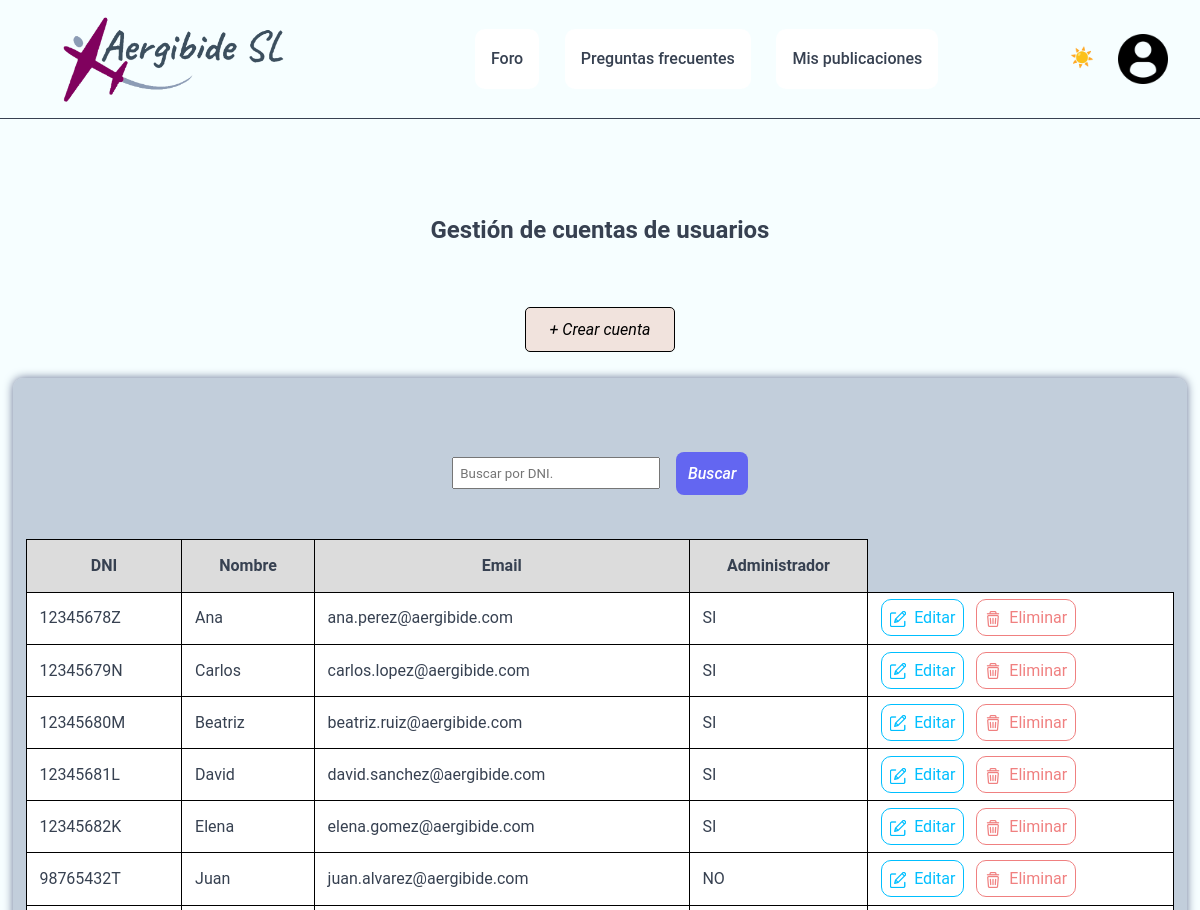
The page /Aplicacion/mvc_reto/index.php?controller=usuario&action=cuentas (signed in, upper part) on the database as committed earlier.
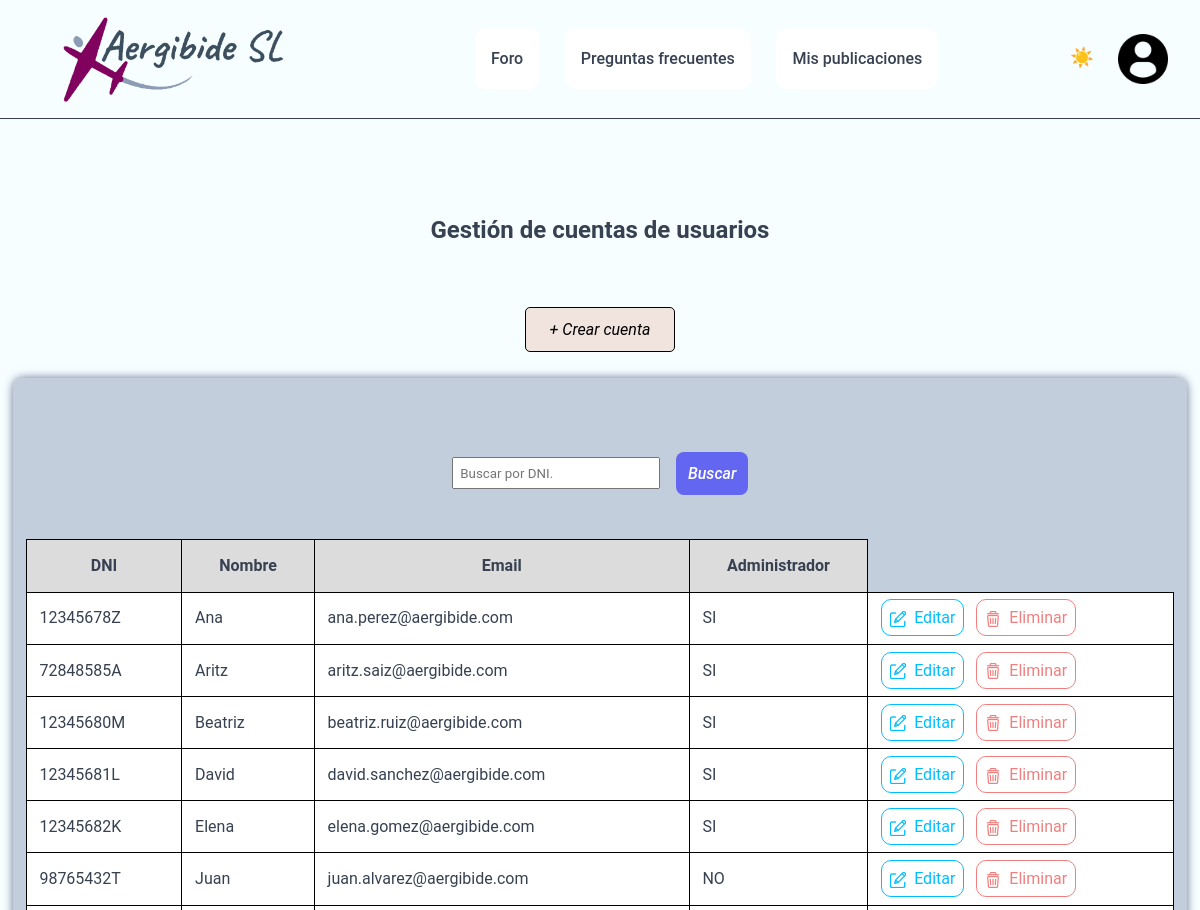
The same page on the database as committed later.
### tables this page shows
CREATE TABLE `usuarios` (
                            `id` int(11) NOT NULL,
                            `administrador` tinyint(1) NOT NULL,
                            `dni` varchar(9) NOT NULL,
                            `nombre` varchar(50) NOT NULL,
                            `apellido1` varchar(50) NOT NULL,
                            `apellido2` varchar(50) NOT NULL,
                            `email` varchar(50) NOT NULL,
                            `telefono` varchar(9) DEFAULT NULL,
                            `usuario` varchar(50) NOT NULL,
                            `contrasena` varchar(50) NOT NULL,
                            `imagen` varchar(255) DEFAULT NULL
);

### Aplicacion/mvc_reto/index.php (called while the page is built, shortened)
<?php
require_once "model/Db.php";
$controller = new $controllerName();
$dataToView["data"] = array();
if(method_exists($controller, $_GET["action"]))
    $dataToView["data"] = $controller -> {$_GET["action"]}();
require_once "view/".$_GET["controller"]."/".$controller->view.".html.php";
?>

### Aplicacion/mvc_reto/model/Db.php (called while the page is built, shortened)
<?php
class Db {
    public function __construct(){
        $this -> host = constant("DB_HOST");
        $this -> db = constant("DB");
        $this -> user = constant("DB_USER");
        $this -> pass = constant("DB_PASS");
        try {
            $this->connection = new PDO("mysql:host=" .$this->host.';
            dbname=' .$this->db, $this->user, $this->pass);
        }
        catch (PDOException $e){
            echo $e -> getMessage();
            exit();
        }
    }
}
?>

### Aplicacion/mvc_reto/model/Usuario.php (called while the page is built, shortened)
<?php
class Usuario {
    private $tabla = "usuarios";
    private $connection;
    public function getConexion(){
        $dbObj = new Db();
        $this->connection = $dbObj ->connection;
    }
    public function getUsuarios(){
        $sql = "SELECT * FROM " .$this->tabla;
        $stmt = $this->connection->prepare($sql);
        $stmt -> execute();
        return $stmt -> fetchAll();
    }
}

### Aplicacion/mvc_reto/controller/UsuarioController.php (called while the page is built, shortened)
<?php
require_once "model/Usuario.php";
class UsuarioController {
    public $model;
    public function __construct() {
        $this->model = new Usuario();
    }
    public function cuentas(){
        return $this->model->getUsuarios();
    }
}
?>

### Aplicacion/mvc_reto/view/usuario/gestionarCuenta.html.php (the view, shortened to what this page needs)
<?php
$bodyClass = "pag_gestionarCuenta";
$botonBloqueado = "l_botonCuentas";
$conMenu = true;
require_once __DIR__ . "/../layout/header.php";
$dniBuscar = "";
?>
<div class="contenido">
    <div id="titulo">
        <h2>Gestión de cuentas de usuarios</h2>
    </div>
    <div class="d_bCrear"><button id="bCrear">+ Crear cuenta</button></div>
    <div class="mitades">
        <div class="mitad contenido1">
            <div class="busqueda">
                <form action="index.php?controller=usuario&action=buscar&dniBuscar=<?php echo $dniBuscar; ?>" method="get">
                    <input type="text" name="dniBuscar" placeholder="Buscar por DNI." value="<?php echo $dniBuscar; ?>">
                    <input type="submit" id="bBuscar" value="Buscar">
                </form>
            </div>
            <?php
            if(count($dataToView["data"])>0){
                ?>
                <table class="tabla_cuentas">
                    <thead>
                    <tr>
                        <th>DNI</th>
                        <th>Nombre</th>
                        <th>Email</th>
                        <th>Administrador</th>
                    </tr>
                    </thead>
                    <tbody>
                    <?php
                    foreach($dataToView["data"] as $cuenta){
                        if (is_array($cuenta)) {
                            ?>
                            <tr>
                                <td><?php echo $cuenta['dni']; ?></td>
                                <td><?php echo $cuenta['nombre']; ?></td>
                                <td><?php echo $cuenta['email']; ?></td>
                                <td><?php echo ($cuenta['administrador'] == 1) ? 'SI' : 'NO'; ?></td>
                                <td>
                                    <a href="index.php?controller=usuario&action=buscar&dniBuscar=<?php echo $cuenta['dni']; ?>"
                                       id="bEditar">Editar</a>
                                    <a href="index.php?controller=usuario&action=eliminar&dniEliminar=<?php echo $cuenta['dni']; ?>"
                                       id="bEliminar">Eliminar</a>
                                </td>
                            </tr>
                            <?php
                        }
                    }
                    ?>
                    </tbody>
                </table>
                <?php
            }
            else{
                ?>
                <div class="mensajeInexistir">
                    Actualmente no hay cuentas registradas.
                </div>
                <?php
            }
            ?>
        </div>
    </div>
</div>
</body>
</html>

### Aplicacion/mvc_reto/view/layout/header.php (shortened to what this page needs)
<!DOCTYPE html>
<html lang="es">
<head>
    <link rel="stylesheet" href="/Proyecto1/Reto_1_Equipo_2/Aplicacion/mvc_reto/assets/css/style.css">
</head>
<body class="<?php echo isset($bodyClass) ? $bodyClass : 'defaultBodyClass'; ?>">
<?php if ($conMenu): ?>
<header>
    <div class="d_logo_empresa">
        <a href="index.php?controller=pregunta&action=list_paginated">
            <img class="logo_empresa"
                 src="/Proyecto1/Reto_1_Equipo_2/Aplicacion/mvc_reto/assets/imagenes/logo_empresa.png"
                 alt="Logo Aergibide SL" width="260" height=auto>
        </a>
    </div>
    <div><button class="menu-toggle" aria-label="Abrir menú">☰</button></div>
    <div class="d_botonesHeader">
        <div class="d_botonForo" <?php if ($botonBloqueado == "d_botonForo") echo 'id="botonBloqueado"'; ?>>
            <a href="index.php?controller=pregunta&action=list_paginated" class="botonForo">Foro</a>
        </div>
        <div class="d_botonPreguntas" <?php if ($botonBloqueado == "d_botonPreguntas") echo 'id="botonBloqueado"'; ?>>
            <a href="index.php?controller=pregunta&action=frecuentes" class="botonPreguntas">Preguntas frecuentes</a>
        </div>
        <div class="d_botonMisPreguntas" <?php if ($botonBloqueado == "d_botonMisPreguntas") echo 'id="botonBloqueado"'; ?>>
            <a href="index.php?controller=pregunta&action=misPreguntas" class="botonCrear">Mis publicaciones</a>
        </div>
    </div>
    <div class="d_botonPerfil">
        <button class="theme-toggle" aria-label="Cambiar tema">☀️</button>
        <a href="#" id="botonPerfil">
            <img src="/Proyecto1/Reto_1_Equipo_2/Aplicacion/mvc_reto/assets/imagenes/perfil.png"
                 class="icono_perfil" alt="Perfil"
                 width="50" height="50">
        </a>
    </div>
</header>
<?php endif; ?>

Rows that differ between the two databases and show on the page:
changed usuarios: dni "12345679N" → "72848585A"; nombre "Carlos" → "Aritz"; email "carlos.lopez@aergibide.com" → "aritz.saiz@aergibide.com"
